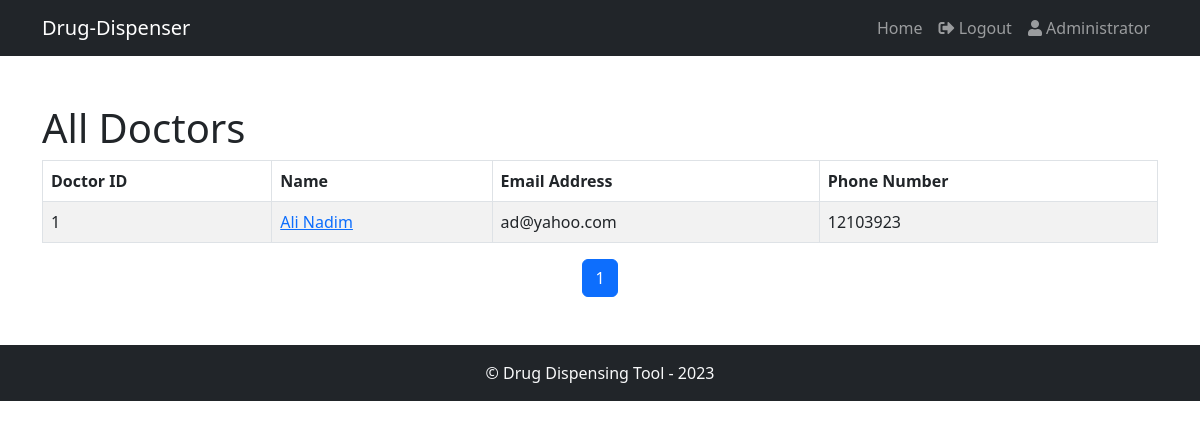
Screenshot of /records/display_doctors.php (signed in) with the database file from the repository.
### tables this page shows
CREATE TABLE `doctor` (
  `doctorId` int(11) NOT NULL,
  `name` varchar(50) NOT NULL,
  `gender` enum('Male','Female','Other') DEFAULT NULL,
  `emailAddress` varchar(100) NOT NULL,
  `phoneNumber` varchar(20) DEFAULT NULL,
  `SSN` varchar(15) DEFAULT NULL,
  `passwordHash` varchar(100) NOT NULL
);

### records/display_doctors.php (the view, shortened to what this page needs)
<?php
require_once('../database.php');
$doctorsPerPage = 10;
$conn = new mysqli($host, $username, $databasePassword, $databaseName);
if ($conn->connect_error) {
	die("Connection failed: " . $conn->connect_error);
} else {
	$sql = "SELECT COUNT(*) AS total FROM doctor";
	$result = $conn->query($sql);
	$totalDoctors = $result->fetch_assoc()['total'];
}
$totalPages = ceil($totalDoctors / $doctorsPerPage);
$currentpage = isset($_GET['page']) && is_numeric($_GET['page']) ? (int)$_GET['page'] : 1;
$offset = ($currentpage - 1) * $doctorsPerPage;
$doctors = array();
$conn = new mysqli($host, $username, $databasePassword, $databaseName);
if ($conn->connect_error) {
	die("Connection failed: " . $conn->connect_error);
} else {
	$sql = "SELECT * FROM doctor ORDER BY doctorId LIMIT $offset, $doctorsPerPage";
	$result = $conn->query($sql);
	if ($result->num_rows > 0) {
		while ($row = $result->fetch_assoc()) {
			$doctors[] = $row;
		}
	}
}
?>
<!DOCTYPE html>
<html lang="en">
<head>
    <link rel="stylesheet" href="https://cdnjs.cloudflare.com/ajax/libs/bootstrap/5.3.0/css/bootstrap.min.css">
</head>
<body>
<?php
include_once '../commons.php';
echo $header;
?>
    <div class="container mt-5">
	<h1>All Doctors</h1>
	<table class="table table-bordered table-striped">
	    <thead>
		<tr>
		    <th>Doctor ID</th>
		    <th>Name</th>
		    <th>Email Address</th>
		    <th>Phone Number</th>
		</tr>
	    </thead>
	    <tbody>
		<?php foreach ($doctors as $doctor) : ?>
		    <tr>
			<td><?= $doctor['doctorId'] ?></td>
			<td><a href="../profiles/doctor_profile.php?doctorId=<?= $doctor['doctorId'] ?>"><?= $doctor['name'] ?></a></td>
			<td><?= $doctor['emailAddress'] ?></td>
			<td><?= $doctor['phoneNumber'] ?></td>
		    </tr>
		<?php endforeach; ?>
	    </tbody>
	</table>
	<nav aria-label="Page navigation btn">
	    <ul class="pagination justify-content-center">
		<?php for ($i = max(1, $currentpage - 2); $i <= min($currentpage + 2, $totalPages); $i++) : ?>
		    <li class="page-item <?php if ($i === $currentpage) echo 'active'; ?>">
			<a class="page-link" href="?page=<?= $i ?>"><?= $i ?></a>
		    </li>
		<?php endfor; ?>
	    </ul>
	</nav>
    </div>
    <?php echo $footer; ?>
</body>
</html>

### rows the page displays
doctor: doctorId "1", name "Ali Nadim", emailAddress "ad@yahoo.com", phoneNumber "12103923"

### other values shown
$userDisplay "Administrator"
